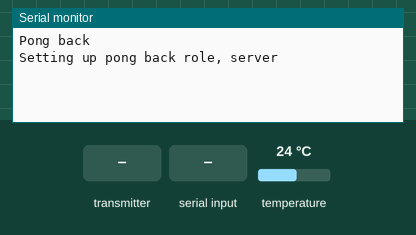
A sketch run on a simulated Arduino Uno, built with avr-gcc and run on an emulated ATmega328P. On the bench: the last lines printed to the serial monitor. The test bench sets the inputs (shaded band); at power-on: temperature 24 °C. No radio packets arrive unless stated.

Above: at 1.2 s.
1.3 s: the transmitter starts sending counter = 0
At 1.37 s:
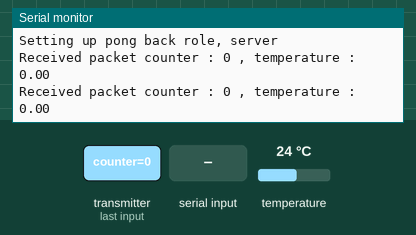
3.2 s: "T" received over Serial
At 6.4 s:
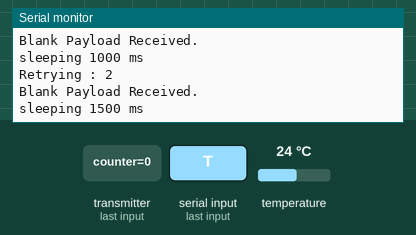

Measured:
- after the input at 1.3 s, the serial monitor: prints a new line at once (image 1)
- after the input at 3.2 s, the serial monitor: prints a new line at once (image 2)

The sketch:

Bojen.ino
```cpp
/*
  // March 2014 - TMRh20 - Updated along with High Speed RF24 Library fork
  // Parts derived from examples by J. Coliz <maniacbug@ymail.com>
*/
/**
 * Example for efficient call-response using ack-payloads
 *
 * This example continues to make use of all the normal functionality of the radios including
 * the auto-ack and auto-retry features, but allows ack-payloads to be written optionally as well.
 * This allows very fast call-response communication, with the responding radio never having to
 * switch out of Primary Receiver mode to send back a payload, but having the option to if wanting
 * to initiate communication instead of respond to a commmunication.
 */


#include <Sleep_n0m1.h>
#include <SPI.h>
#include "nRF24L01.h"
#include "RF24.h"
#include "printf.h"

// Include the libraries we need
#include <OneWire.h>
#include <DallasTemperature.h>

// Data wire is plugged into port 8 on the Arduino
#define ONE_WIRE_BUS 8

// Setup a oneWire instance to communicate with any OneWire devices (not just Maxim/Dallas temperature ICs)
OneWire oneWire(ONE_WIRE_BUS);

// Pass our oneWire reference to Dallas Temperature.
DallasTemperature sensors(&oneWire);

// Hardware configuration: Set up nRF24L01 radio on SPI bus plus pins 7 & 8
RF24 radio(9,10);

// Topology
const uint64_t pipes[2] = { 0xABCDABCD71LL, 0x544d52687CLL };              // Radio pipe addresses for the 2 nodes to communicate.

// Role management: Set up role.  This sketch uses the same software for all the nodes
// in this system.  Doing so greatly simplifies testing.

typedef enum { role_ping_out = 1, role_pong_back } role_e;                 // The various roles supported by this sketch
const char* role_friendly_name[] = { "invalid", "Ping out", "Pong back"};  // The debug-friendly names of those roles


//Setup role
//

//role_e role = role_ping_out;                                              // The role of the current running sketch
role_e role = role_pong_back;

// A single byte to keep track of the data being sent back and forth
byte counter = 1;
byte sendIntervall = 1;

struct bojenData{
  unsigned long _micros;
  float temp;
  float amplitude;
  float wavelength;
  float vcc;
  byte counter;
} data;

struct serverResponse{
  byte counter;
  byte sleep;
  byte sendIntervall;
} response;

Sleep sleep;

void setup(){

  Serial.begin(115200);
  printf_begin();

  Serial.println(role_friendly_name[role]);


  radio.begin();
  radio.setAutoAck(1);                    // Ensure autoACK is enabled
  radio.enableAckPayload();               // Allow optional ack payloads
  radio.setRetries(0,15);                 // Smallest time between retries, max no. of retries
  //radio.setPayloadSize(1);                // Here we are sending 1-byte payloads to test the call-response speed

  data.counter = 1;
  response.counter = 1;

  if(role == role_ping_out){
    Serial.println("Setting up ping out role, bojen");
    radio.openWritingPipe(pipes[1]);        // Both radios listen on the same pipes by default, and switch when writing
    radio.openReadingPipe(1,pipes[0]);
  }else{
    Serial.println("Setting up pong back role, server");
    radio.openWritingPipe(pipes[0]);        // Both radios listen on the same pipes by default, and switch when writing
    radio.openReadingPipe(1,pipes[1]);
  }

  radio.startListening();                 // Start listening
  radio.printDetails();                   // Dump the configuration of the rf unit for debugging
  radio.setPALevel(RF24_PA_HIGH);
}

void loop(void) {

  if (role == role_ping_out){

    sensors.requestTemperatures();
    data.temp = sensors.getTempCByIndex(0);
    Serial.print("Temperature : ");
    Serial.println(data.temp);

    Serial.print("Now sending ");
    Serial.println(data.counter);

    radio.stopListening();                                  // First, stop listening so we can talk.
    byte messageSent=0;
    byte retries =0;

    while(!messageSent){
      unsigned long start_time = micros();                          // Take the time, and send it.  This will block until complete
                                                              //Called when STANDBY-I mode is engaged (User is finished sending)
      if(retries>0){
        Serial.print("Retrying : ");
        Serial.println(retries);
      }

      if (!radio.write( &data, sizeof(data))){
        Serial.println(F("failed."));
      }else{

        if(!radio.available()){
          Serial.println(F("Blank Payload Received."));
        }else{
          while(radio.available() ){
            unsigned long end_time = micros();
            radio.read( &response, sizeof(response) );

            Serial.print("Got response ");
            Serial.print(response.counter);
            Serial.print(" , round-trip delay: ");
            Serial.println(end_time-start_time);
            data.counter++;
            messageSent=1;

            if(response.sendIntervall >0){
              sendIntervall = response.sendIntervall;
              Serial.print("Changing intervall to ");
              Serial.println(sendIntervall);

            }
          }
        }
      }

      if(messageSent ==0){
        retries++;
        Serial.print("sleeping ");
        Serial.print(500*retries);
        Serial.println(" ms");

        sleep.pwrDownMode();
        sleep.sleepDelay(500*retries);
        //delay(100);
      }
    }
    // Try again later
    sleep.pwrDownMode(); //set sleep mode
    sleep.sleepDelay(sendIntervall*1000); //sleep for: sleepTime

  }

  // Pong back role.  Receive each packet, dump it out, and send it back

  if ( role == role_pong_back ) {
    byte pipeNo;

    while( radio.available(&pipeNo)){
      radio.read( &data, sizeof(data) );

      response.counter = data.counter;
      response.sendIntervall = 0;
      radio.writeAckPayload(pipeNo,&response, sizeof(response) );
      Serial.print("Received packet counter : ");
      Serial.print(data.counter);
      Serial.print(" , temperature : ");
      Serial.println(data.temp);

   }

 }

  // Change roles

  if ( Serial.available() )
  {
    char c = toupper(Serial.read());
    if ( c == 'T' && role == role_pong_back )
    {
      Serial.println(F("*** CHANGING TO TRANSMIT ROLE -- PRESS 'R' TO SWITCH BACK"));

      role = role_ping_out;                  // Become the primary transmitter (ping out)
      radio.openWritingPipe(pipes[0]);
      radio.openReadingPipe(1,pipes[1]);
    }
    else if ( c == 'R' && role == role_ping_out )
    {
      Serial.println(F("*** CHANGING TO RECEIVE ROLE -- PRESS 'T' TO SWITCH BACK"));

       role = role_pong_back;                // Become the primary receiver (pong back)
       radio.openWritingPipe(pipes[1]);
       radio.openReadingPipe(1,pipes[0]);
       radio.startListening();
    }
    else if( c=='I')
    {
      radio.printDetails();
    }

  }
}
```
